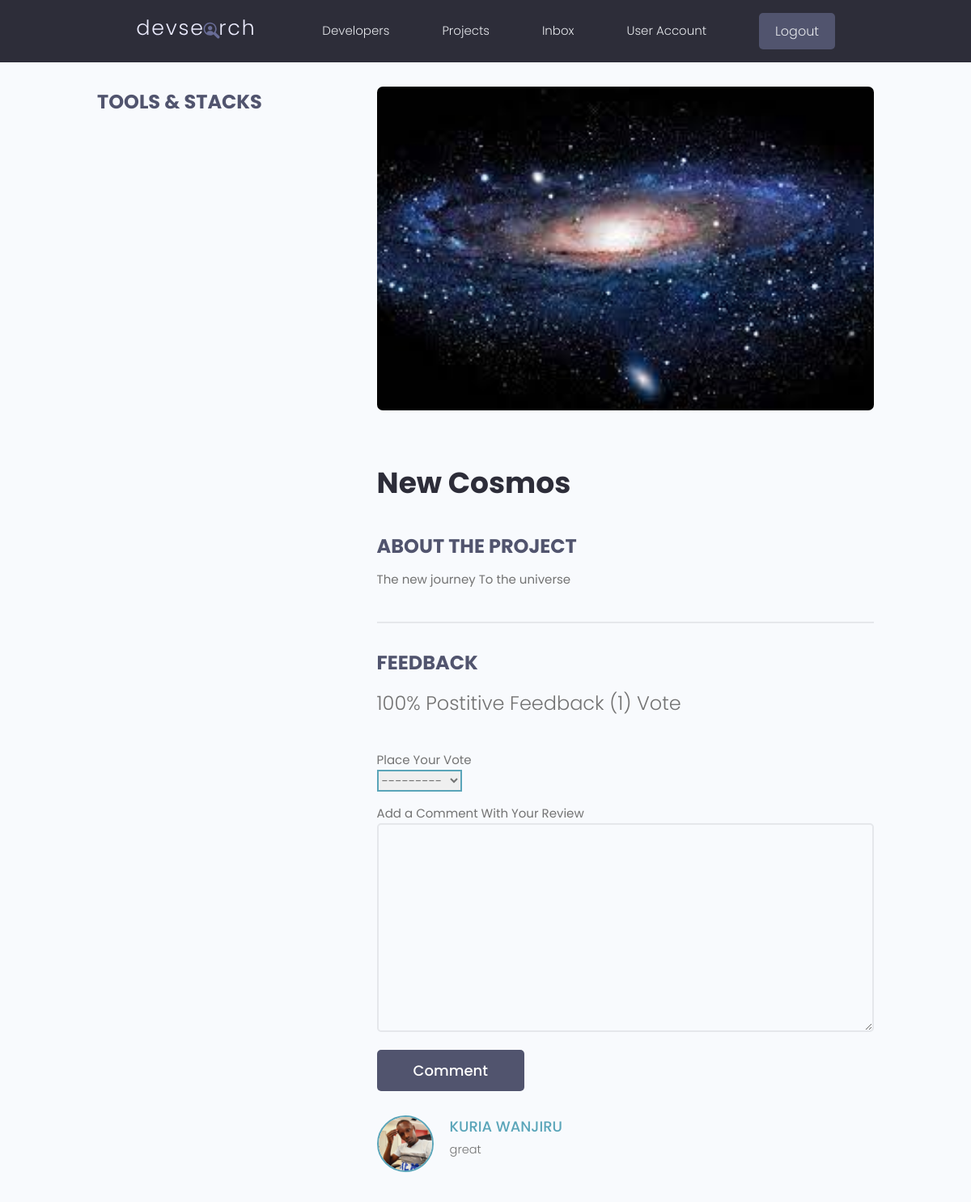
Screenshot of /projects/project/29e9b4af-9a2e-4c39-a4a3-96e93a1017e9/ (signed in) with the database file from the repository.
### projects/models.py (models this page shows, shortened)
class Project(models.Model):
    owner = models.ForeignKey(Profile, null=True, blank=True, on_delete=models.SET_NULL)
    title = models.CharField(max_length=200)
    description = models.TextField(null=True, blank=True)
    demo_link = models.CharField(max_length=2000, null=True, blank=True)
    source_link = models.CharField(max_length=200, null=True, blank=True)
    featured_image = models.ImageField(default='default.jpg', null=True, blank=True)
    tags = models.ManyToManyField('Tag', blank=True)
    vote_total =models.IntegerField(default=0, null=True, blank=True)
    vote_ratio =models.IntegerField(default=0, null=True, blank=True)
    created =models.DateTimeField(auto_now_add=True)
    id = models.UUIDField(default=uuid.uuid4, unique=True,editable=False,
                            primary_key=True)
    class Meta:
        ordering=['-vote_ratio', '-vote_total', 'title']
    @property
    def reviewers(self):
        querry_set = self.review_set.all().values_list('owner__id', flat=True)
        return querry_set

class Review(models.Model):
    VOTE_TYPE = (
    ('up', 'Up Vote'),
    ('down', 'Down Vote')
    )
    owner = models.ForeignKey(Profile, on_delete=models.CASCADE,null=True, blank=True )
    project = models.ForeignKey(Project, on_delete=models.CASCADE)
    body = models.TextField(null=True, blank=True)
    value = models.CharField(max_length=200, choices=VOTE_TYPE)
    created =models.DateTimeField(auto_now_add=True)
    id = models.UUIDField(default=uuid.uuid4, unique=True,editable=False,
                            primary_key=True)
    class Meta:
        unique_together= [['owner','project']]

### users/models.py (models this page shows, shortened)
class Profile(models.Model):
    user  = models.OneToOneField(User, on_delete=models.CASCADE, null=True, blank=True)
    name = models.CharField(max_length=200,null=True, blank=True)
    user_name = models.CharField(max_length=200,null=True, blank=True)
    location = models.CharField(max_length=200,null=True, blank=True)
    email = models.EmailField(max_length=500, null=True, blank=True)
    short_intro = models.CharField(max_length=200, null=True, blank=True)
    bio = models.TextField(null=True, blank=True)
    profile_image = models.FileField(null=True, blank=True,
                                    upload_to='profiles/', default="profiles/user-default.png")
    social_github = models.CharField(max_length=200,null=True, blank=True)
    social_facebook = models.CharField(max_length=200,null=True, blank=True)
    social_twitter = models.CharField(max_length=200,null=True, blank=True)
    social_linkedin = models.CharField(max_length=200,null=True, blank=True)
    social_youtube = models.CharField(max_length=200,null=True, blank=True)
    social_website = models.CharField(max_length=200,null=True, blank=True)
    created =models.DateTimeField(auto_now_add=True)
    id = models.UUIDField(default=uuid.uuid4, unique=True,editable=False,
                            primary_key=True)

### projects/views.py (the view, shortened to what this page needs)
# urls.py: path('project/<str:pk>/', views.project, name="project"),
def project(request, pk):
    form = ReviewForm()
    projectObject = Project.objects.get(id=pk)
    context = {"currentProject":projectObject, 'form':form}
    return render(request, 'projects/single-project.html', context)

### projects/forms.py
class ReviewForm(ModelForm):
    class Meta:
        model=Review
        fields = ['value','body']
        labels = {
            'value': 'Place Your Vote',
            'body': 'Add a Comment With Your Review'
        }
    def __init__(self, *args, **kwargs):
        super(ReviewForm, self).__init__(*args, **kwargs)
        for name, field in self.fields.items():
            field.widget.attrs.update(
                    {'class':'input'}
                    )

### projects/templates/projects/single-project.html (shortened to what this page needs)
{% extends 'main.html' %}
{% load static %}
{% block content %}
  <main class="singleProject my-md">
    <div class="container">
      <div class="layout">
        <div class="column column--1of3">
          <h3 class="singleProject__subtitle">Tools & Stacks</h3>
        </div>
        <div class="column column--2of3">
          <img class="singleProject__preview" src="{{ currentProject.featured_image.url }}" alt="portfolio thumbnail" />
          <h2 class="singleProject__title">{{currentProject.title}}</h2>
          <h3 class="singleProject__subtitle">About the Project</h3>
          <div class="singleProject__info">
            {{currentProject.description}}
          </div>
          <div class="comments">
            <h3 class="singleProject__subtitle">Feedback</h3>
            <h5 class="project--rating">
              {{currentProject.vote_ratio}}% Postitive Feedback ({{currentProject.vote_total}}) Vote{{currentProject.vote_total|pluralize:"s"}}
            </h5>
            {% if request.user.profile.id in currentProject.reviewers %}
            <p> You Have already submitted your review for this project</p>
            {% elif request.user.profile == currentProject.owner %}
            <p>You cannot review Your Own Work</p>
            {% elif request.user.is_authenticated %}
            <form class="form" action="{% url 'project' currentProject.id %}" method="POST">
              {% for field in form %}
                <div class="form__field">
                  {{field.label}}<br>{{field}}
                </div>
              {% endfor %}
              <input class="btn btn--sub btn--lg" type="submit" value="Comment" />
            </form>
            {% else %}
            <a href="{% url 'login'%}?next={{request.path}}">Please Login In to Leave a Review</a>
            {% endif %}
            <div class="commentList">
              {% for review in currentProject.review_set.all %}
              {% if review.body %}
              <div class="comment">
                <a href="#">
                  <img class="avatar avatar--md" src="{{ review.owner.profile_image.url }}" alt="user" />
                </a>
                <div class="comment__details">
                  <a href="{%url 'user_profile' review.owner.id %}" class="comment__author">{{review.owner.name}}</a>
                  <p class="comment__info">
                    {{review.body|linebreaksbr}}
                  </p>
                </div>
              </div>
              {% endif %}
              {% endfor %}
            </div>
          </div>
        </div>
      </div>
    </div>
  </main>
  {% endblock content %}

### static/styles/app.css (style rules this page uses)
:root { --color-sub: #2d2d39; }
.btn--sub { background-color: var(--color-sub-light); }
img { width: 100%; }
.singleProject .column--1of3 { order: 2; }
@media screen and (min-width: 1081px) { .singleProject .column--1of3 { order: 1; } }
@media screen and (min-width: 1081px) { .singleProject .column--2of3 { order: 2; } }
.singleProject__preview { height: 50vh; object-fit: cover; object-position: top center; margin-bottom: 3rem; border-radius: 0.7rem; }
.singleProject__title { font-size: 3.6rem; font-weight: 700; color: var(--color-sub); margin-bottom: 3rem; }
.project--rating { margin-bottom: 1.6em; margin-top: .5em; }
.singleProject__subtitle { text-transform: uppercase; font-size: 2.4rem; font-weight: 700; color: var(--color-sub-light); margin-bottom: 1rem; }
.comments { margin-top: 4rem; padding-top: 3rem; border-top: 2px solid var(--color-light); }
.commentList { margin: 3rem 0; }
.comment { display: flex; gap: 2rem; }
.comment__author { font-size: 1.8rem; }
.comment__info { font-size: 1.45rem; }

### static/uikit/styles/modules/_variables.css (style rules this page uses)
:root { --color-main: #5aa5b9; --color-main-light: #e6faff; --color-sub: #3f4156; --color-sub-light: #51546e; --color-sub-lighter: #ededfd; --color-text: #737373; --color-gray: #8b8b8b; --color-light: #e5e7eb; --color-light-gray: #767676; --color-bg: #f8fafd; --color-white: #fffefd; --color-white-light: #f3f3f3; --color-success: #359e64; --color-success-bg: #def8e8; --color-error: #fc4b0b; --color-error-bg: #fff2ee; --font-base: 'Poppins', arial, helvetica, 'Segoe UI', roboto, ubuntu, sans-serif; --font-monospace: 'Fira Code', 'Courier New', courier, monospace; --font-regular: 300; --font-medium: 500; --font-bold: 700; --generic-shadow: 1px 1px 5px #00000010; --generic-transition: all 0.3s ease-in-out; }

### static/uikit/styles/modules/_base.css (style rules this page uses)
* { margin: 0; padding: 0; box-sizing: border-box; text-rendering: optimizeLegibility; color: inherit; font-size: inherit; }
html { font-size: 50%; }
@media only screen and (min-width: 480px) { html { font-size: 56.25%; } }
@media only screen and (min-width: 1200px) { html { font-size: 62.5%; } }
body { line-height: 1.6; font-weight: 400; font-size: 1.5rem; color: var(--color-text); background-color: var(--color-bg); min-height: 100vh; }

### static/uikit/styles/modules/_typography.css (style rules this page uses)
* { font-family: var(--font-base); }
h2 { font-size: 3.6rem; font-weight: var(--font-bold); }
h3 { font-size: 3.2rem; font-weight: var(--font-medium); }
h5 { font-size: 2.4rem; font-weight: var(--font-medium); }
h5, h6 { font-weight: var(--font-regular); }
p, span, strong { font-size: 1.6rem; color: var(--color-text); font-weight: var(--font-regular); }
a { padding-bottom: 2px; text-decoration: none; display: inline-block; color: var(--color-main); font-weight: var(--font-medium); }

### static/uikit/styles/modules/_utilities.css (style rules this page uses)
.container { width: 92%; max-width: 165rem; margin: 0 auto; box-sizing: border-box; }
@media screen and (min-width: 1000px) { .container { width: 90%; } }
@media screen and (min-width: 1200px) { .container { width: 80%; } }
.my-md { margin: 3rem auto; }

### static/uikit/styles/modules/_avatar.css (style rules this page uses)
.avatar { border-radius: 50%; border: 2px solid var(--color-main); object-fit: cover; }
.avatar--md { height: 7rem; width: 7rem; }

### static/uikit/styles/modules/_button.css (style rules this page uses)
.btn { display: inline-block; position: relative; cursor: pointer; background-color: var(--color-light); font-weight: var(--font-medium); color: var(--color-sub); text-decoration: none; padding: 1rem 2rem; border-radius: 0.5rem; border: none; width: -webkit-fit-content; width: -moz-fit-content; width: fit-content; height: -webkit-fit-content; height: -moz-fit-content; height: fit-content; font-size: 1.6rem; outline-width: 0; outline-color: transparent; -webkit-backface-visibility: hidden; backface-visibility: hidden; transition: all 0.3s ease-in-out; }
.btn--sub { background-color: var(--color-sub); color: var(--color-white); }
.btn--lg { font-size: 1.8rem; padding: 1.2rem 4.5rem; }

### static/uikit/styles/modules/_layout.css (style rules this page uses)
.layout { display: flex; flex-flow: row wrap; justify-content: space-between; }
.layout > .column { margin-bottom: 3rem; }
.layout > .column.column--1of3 { flex-basis: 30%; }
.layout > .column.column--2of3 { flex-basis: 64%; }

### rows the page displays
Project: featured_image (picture), title "New Cosmos", description "The new journey To the universe", vote_ratio "100", vote_total "1"
Review: owner.profile_image (picture), owner.name "KURIA WANJIRU", body "great"

### other values shown
{{ field.label }} "Place Your Vote" "Add a Comment With Your Review"
